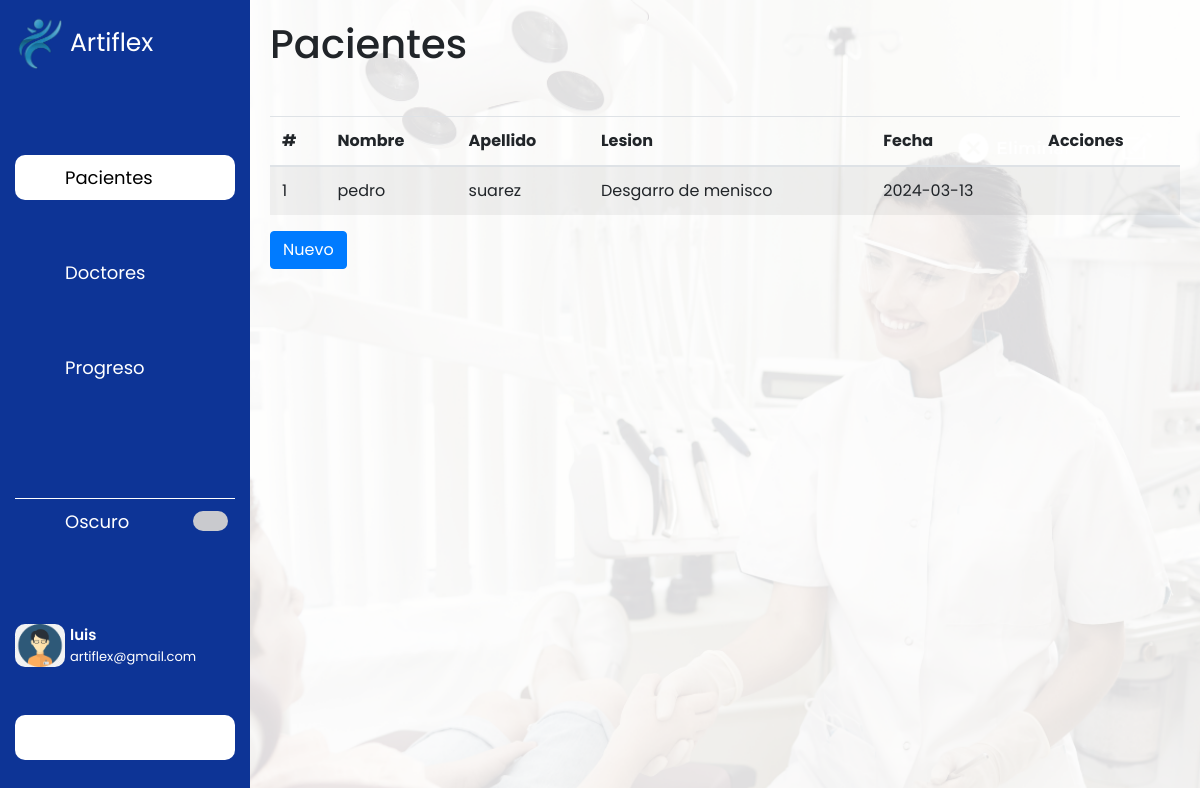
Screenshot of /dashboard.php (signed in) with the database file from the repository.
### tables this page shows
CREATE TABLE `pacientes` (
  `id` int(11) NOT NULL,
  `nombre` varchar(255) NOT NULL,
  `apellido` varchar(255) NOT NULL,
  `ocupacion` varchar(255) NOT NULL,
  `lesion` varchar(255) NOT NULL,
  `antecedentes` varchar(255) NOT NULL,
  `entorno` varchar(255) NOT NULL,
  `tratamiento` varchar(255) NOT NULL,
  `pregunta` varchar(255) NOT NULL,
  `edad` varchar(255) NOT NULL,
  `observacion` varchar(255) NOT NULL,
  `fecha` date NOT NULL
);

### obtener_data_pacientes.php (the view, shortened to what this page needs)
<?php
include('db/conexion.php');
if($conexion){
    $consulta = 'SELECT *FROM pacientes ';
    $datos = $conexion->query($consulta);
    if($datos->num_rows > 0){
        $contador =0;
        while($fila = $datos->fetch_assoc()){
            $id = $contador+=1;
            $nombre = $fila['nombre'];
            $apellido = $fila['apellido'];
            $lesion = $fila['lesion'];
            $fecha = $fila['fecha'];
?>
       <tr>
        <td><?= $id?></td>
        <td><?= $nombre?></td>
        <td><?= $apellido?></td>
        <td><?= $lesion?></td>
        <td><?= $fecha?></td>
        <td>
        </td>
       </tr>
<?php
        }
    }
}
?>

### estilos_dashboard.css (style rules this page uses)
:root { --color-barra-lateral:#0D3496; --color-texto:#fff; --color-texto-menu:#fff; --color-menu-hover:#fff; --color-menu-hover-texto:rgb(0,0,0); --color-boton:rgb(0,0,0); --color-boton-texto:rgb(255,255,255); --color-linea:#fff; --color-switch-base :rgb(201,202,206); --color-switch-circulo:rgb(241,241,241); --color-scroll:rgb(192,192,192); --color-scroll-hover:rgb(134,134,134); }
* { margin: 0; padding: 0; box-sizing: border-box; font-family: "Poppins", sans-serif; }
body { height: 100vh; width: 100%; background-image: url(./img/fondo.png); background-repeat: no-repeat; background-size: cover; background-position: center; }

### rows the page displays
pacientes: id "1", nombre "pedro", apellido "suarez", lesion "Desgarro de menisco", fecha "2024-03-13"

### other values shown
$nombreUsuario "luis"
